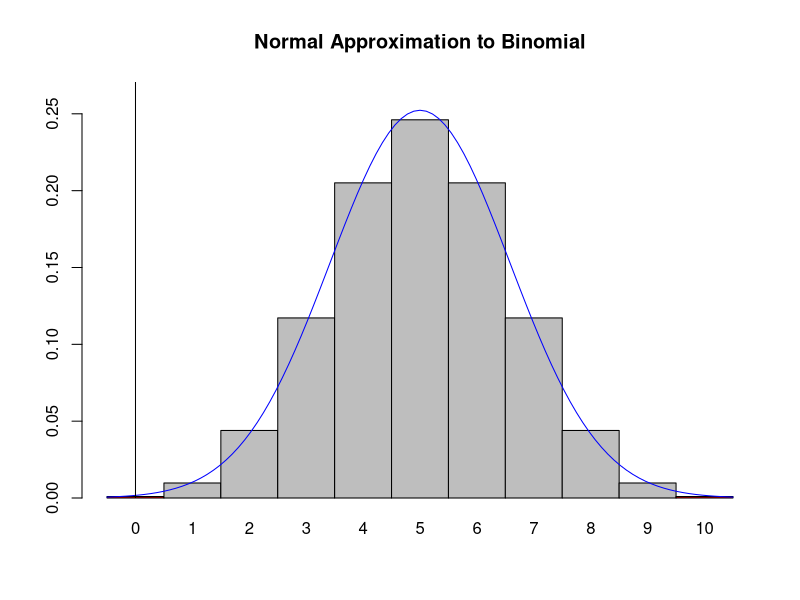

The R script that drew this image:
n <- 10
p <- .5
x <- 0

probs = dbinom(0:n, n, p)
barplot(probs, names = 0:n, space = 0, 
        xlim = c(0, n + 1), ylim = c(0, 1.1 * max(probs)), 
        main = "Normal Approximation to Binomial",
        col = c(rep("red", x + 1), rep("gray", n - (x + 1))))
curve(dnorm((x-0.5), n*p, sqrt(n*p*(1-p))), 
      from = 0, to = n + 1, 
      xlim = c(0, n + 1), 
      add=T, col="blue")
abline(v = x + .5)